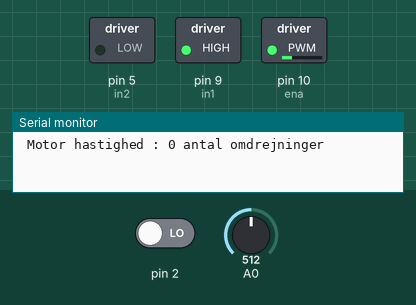
Recording of a sketch running on a simulated Arduino Uno, built with avr-gcc and run on an emulated ATmega328P. Parts: switched loads named in the sketch (green lamp = pin HIGH), the last lines printed to the serial monitor. The inputs (shaded band) are chosen by the test bench; at power-on: A0 = 512, pin 2 LOW.

Above: at 1.2 s.
1.3 s: A0 set to 716
At 2.1 s:
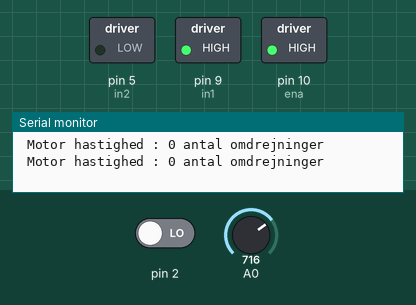
2.8 s: A0 set to 689
4.3 s: A0 set to 682
At 5.5 s:
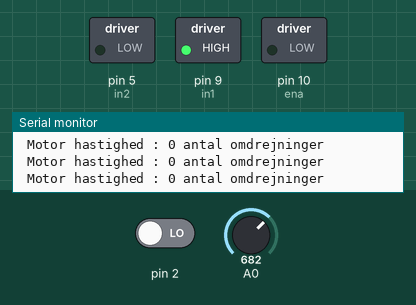
5.8 s: A0 set to 306
At 6.7 s:
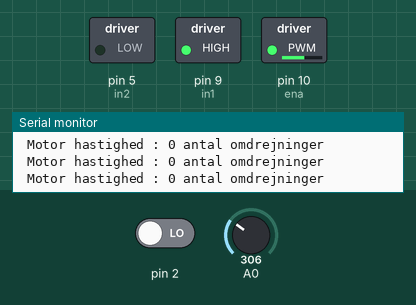
7.3 s: A0 set to 0
At 7.9 s:
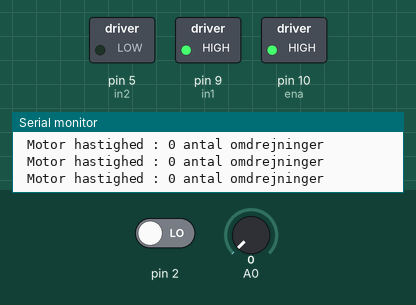
Timing chart, 0 to 9.8 s (numbered marks = the images above; inputs shaded):
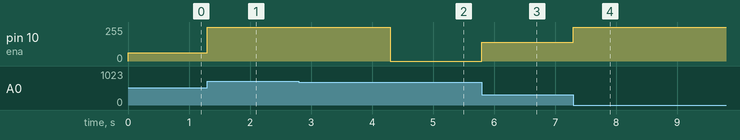

Measured:
- the behaviour switches between 683 and 682 on A0 (found by bisection; images 1 and 2)
- after the input at 1.3 s, pin 10 (ena): 63/255 → 255/255 at once
- after the input at 4.3 s, pin 10 (ena): 255/255 → 0/255 at once
- after the input at 5.8 s, pin 10 (ena): 0/255 → 141/255 at once
- after the input at 7.3 s, pin 10 (ena): 141/255 → 255/255 at once

The sketch:

SpeedSensor.ino
```cpp
/* Robimek - Robotik Systems
 *  Speed Sensor
 *  http://make.robimek.com/lm393-ir-speed-sensor-using/
www.robimek.com */
#include <TimerOne.h>
unsigned int sayac=0;

int in1 = 9;
int in2 = 5;
 int ena = 10;
void say() // sayma işlemi
{
 sayac++; // sayacı bir arttır
}

void timerIsr()
{
 Timer1.detachInterrupt(); //stop timer
 Serial.print(" Motor hastighed : ");
 int devir = (sayac / 20); // hvor 20 er antal huller i encoder.
 Serial.print(devir,DEC);
 Serial.println(" antal omdrejninger ");
 sayac=0; // sayacı sıfırla
 Timer1.attachInterrupt( timerIsr ); // aktiver timerIsr
}

void setup()
{
 Serial.begin(9600);

 pinMode(in1, OUTPUT);
 pinMode(in2, OUTPUT);
 pinMode(ena, OUTPUT);
 digitalWrite(in1, HIGH);
 digitalWrite(in2, LOW);
 Timer1.initialize(1000000); // indstil timer til 1 sekund
 attachInterrupt(0, say, RISING); // forøg tæller, når sensorout er høj.
 Timer1.attachInterrupt( timerIsr ); // aktiver timerIsr
}

void loop()
{
 int pot_deger = analogRead(0); // Læser data fra potentiometer
 int motor_hizi = map(pot_deger, 0, 680, 255, 0); // beregn hastighedsværdi
 analogWrite(ena, motor_hizi); // send hastighed til motor.

}
```
